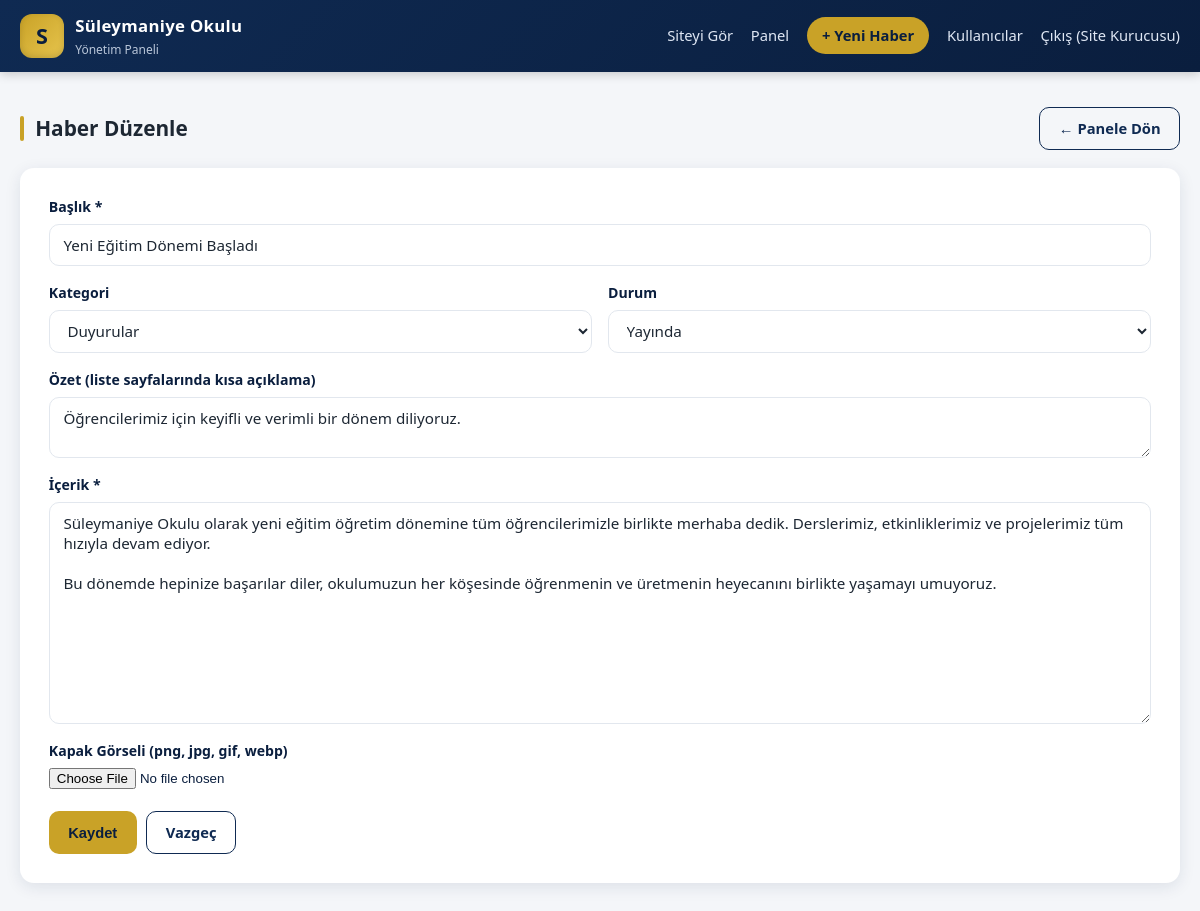
The app's page /admin/haber/1/duzenle (signed in) with its own data.
### tables this page shows
CREATE TABLE articles (
                id INTEGER PRIMARY KEY AUTOINCREMENT,
                title TEXT NOT NULL,
                category TEXT DEFAULT 'duyurular',
                summary TEXT DEFAULT '',
                content TEXT NOT NULL,
                image TEXT DEFAULT '',
                author_id INTEGER NOT NULL,
                author_name TEXT DEFAULT '',
                views INTEGER NOT NULL DEFAULT 0,
                status TEXT NOT NULL DEFAULT 'published',
                created_at TEXT NOT NULL,
                updated_at TEXT NOT NULL
            );

### app.py (the view, shortened to what this page needs)
@app.route("/admin/haber/<int:article_id>/duzenle", methods=["GET", "POST"])
@login_required
def article_edit(article_id):
    user = current_user()
    with _lock:
        conn = _conn()
        row = conn.execute("SELECT * FROM articles WHERE id = ?", (article_id,)).fetchone()
        conn.close()
    if row is None:
        abort(404)
    article = dict(row)
    if user["role"] != "kurucu" and article["author_id"] != user["id"]:
        flash("Sadece kendi haberlerinizi düzenleyebilirsiniz.", "error")
        abort(403)
    return render_template("admin/article_form.html", article=article, title="Haber Düzenle")

### app.py (called while the page is built)
def _conn():
    conn = sqlite3.connect(DB_PATH)
    conn.row_factory = sqlite3.Row
    return conn

def current_user():
    uid = session.get("user_id")
    if not uid:
        return None
    with _lock:
        conn = _conn()
        row = conn.execute(
            "SELECT id, username, role, full_name FROM users WHERE id = ?", (uid,)
        ).fetchone()
        conn.close()
    return dict(row) if row else None

def login_required(view):
    @functools.wraps(view)
    def wrapped(*args, **kwargs):
        if not session.get("user_id"):
            flash("Lütfen önce giriş yapın.", "warning")
            return redirect(url_for("admin_login", next=request.path))
        return view(*args, **kwargs)
    return wrapped

def category_totals():
    with _lock:
        conn = _conn()
        rows = conn.execute(
            "SELECT category, COUNT(*) AS c FROM articles WHERE status = 'published' GROUP BY category"
        ).fetchall()
        conn.close()
    totals = {slug: 0 for slug in CATEGORIES}
    for r in rows:
        totals[r["category"]] = r["c"]
    return totals

@app.context_processor
def inject_globals():
    return {
        "categories": CATEGORIES,
        "category_totals": category_totals(),
        "now_year": datetime.now().year,
        "role_labels": ROLE_LABELS,
        "user": current_user(),
    }

### templates/admin/article_form.html (shortened to what this page needs)
{% extends "admin/base_admin.html" %}
{% block content %}
<div class="section-head page-head">
  <h2 class="section-title">{{ title }}</h2>
  <a href="{{ url_for('admin_dashboard') }}" class="btn btn-outline">← Panele Dön</a>
</div>
<form method="post" enctype="multipart/form-data" class="form-panel stack">
  <label>Başlık *
    <input type="text" name="title" required value="{{ article.title if article else '' }}">
  </label>
  <div class="form-row">
    <label>Kategori
      <select name="category">
        {% for slug, name in categories.items() %}
          <option value="{{ slug }}" {% if article and article.category == slug %}selected{% endif %}>{{ name }}</option>
        {% endfor %}
      </select>
    </label>
    <label>Durum
      <select name="status">
        <option value="published" {% if article and article.status == 'published' %}selected{% endif %}>Yayında</option>
      </select>
    </label>
  </div>
  <label>Özet (liste sayfalarında kısa açıklama)
    <textarea name="summary" rows="2">{{ article.summary if article else '' }}</textarea>
  </label>
  <label>İçerik *
    <textarea name="content" rows="10" required>{{ article.content if article else '' }}</textarea>
  </label>
  <label>Kapak Görseli (png, jpg, gif, webp)
    <input type="file" name="image" accept="image/png,image/jpeg,image/gif,image/webp">
  </label>
  <div class="form-actions">
    <button type="submit" class="btn">Kaydet</button>
    <a href="{{ url_for('admin_dashboard') }}" class="btn btn-outline">Vazgeç</a>
  </div>
</form>
{% endblock %}

### static/style.css (style rules this page uses)
:root { --navy: #0f2a52; --navy-dark: #0a1e3e; --gold: #c9a227; --gold-light: #e6c44d; --bg: #f4f6f9; --card: #ffffff; --text: #1d2733; --muted: #6b7890; --line: #e2e7ee; --danger: #c0392b; --ok: #1e7d46; --radius: 14px; --shadow: 0 4px 16px rgba(15, 42, 82, 0.10); }
* { box-sizing: border-box; }
html, body { margin: 0; padding: 0; }
body { font-family: "Segoe UI", Tahoma, Arial, sans-serif; background: var(--bg); color: var(--text); line-height: 1.6; display: flex; min-height: 100vh; flex-direction: column; }
a { color: var(--navy); text-decoration: none; }
.btn { display: inline-block; background: var(--gold); color: var(--navy-dark); border: 1px solid transparent; padding: 0.55rem 1.15rem; border-radius: 10px; font-weight: 600; font-size: 0.92rem; cursor: pointer; transition: transform .12s, background .15s; }
.btn-outline { background: transparent; border-color: var(--navy); color: var(--navy); }
.section-head { display: flex; align-items: center; justify-content: space-between; gap: 1rem; flex-wrap: wrap; margin-bottom: 1.1rem; }
.page-head { margin-top: 0.4rem; }
.section-title { margin: 0; font-size: 1.3rem; position: relative; padding-left: 0.95rem; }
.section-title::before { content: ""; position: absolute; left: 0; top: 4px; bottom: 4px; width: 4px; border-radius: 2px; background: var(--gold); }
.form-panel { background: var(--card); border-radius: var(--radius); box-shadow: var(--shadow); padding: 1.8rem; }
.stack { display: flex; flex-direction: column; gap: 1rem; }
label { font-size: 0.88rem; font-weight: 600; color: var(--navy-dark); display: flex; flex-direction: column; gap: 0.35rem; }
input[type="text"], input[type="password"], textarea, select { padding: 0.6rem 0.85rem; border: 1px solid var(--line); border-radius: 10px; font-size: 0.95rem; font-family: inherit; background: #fff; color: var(--text); }
textarea { resize: vertical; }
.form-row { display: grid; grid-template-columns: 1fr 1fr; gap: 1rem; }
.form-actions { display: flex; gap: 0.6rem; margin-top: 0.4rem; }

### records on screen
articles: title "Yeni Eğitim Dönemi Başladı", category "Duyurular", status "Yayında", summary "Öğrencilerimiz için keyifli ve verimli bir dönem diliyoruz.", content "Süleymaniye Okulu olarak yeni eğitim öğretim dönemine tüm öğrencilerimizle birlikte merhaba dedik. Derslerimiz, etkinliklerimiz ve projelerimiz tüm hızıyla devam ediyor. Bu dönemde hepinize başarılar diler, okulumuzun her köşesinde öğrenmenin ve üretmenin heyecanını birlikte yaşamayı umuyoruz."

### other values on screen
{{ session.user_name }} "Site Kurucusu"
{{ title }} "Haber Düzenle"
